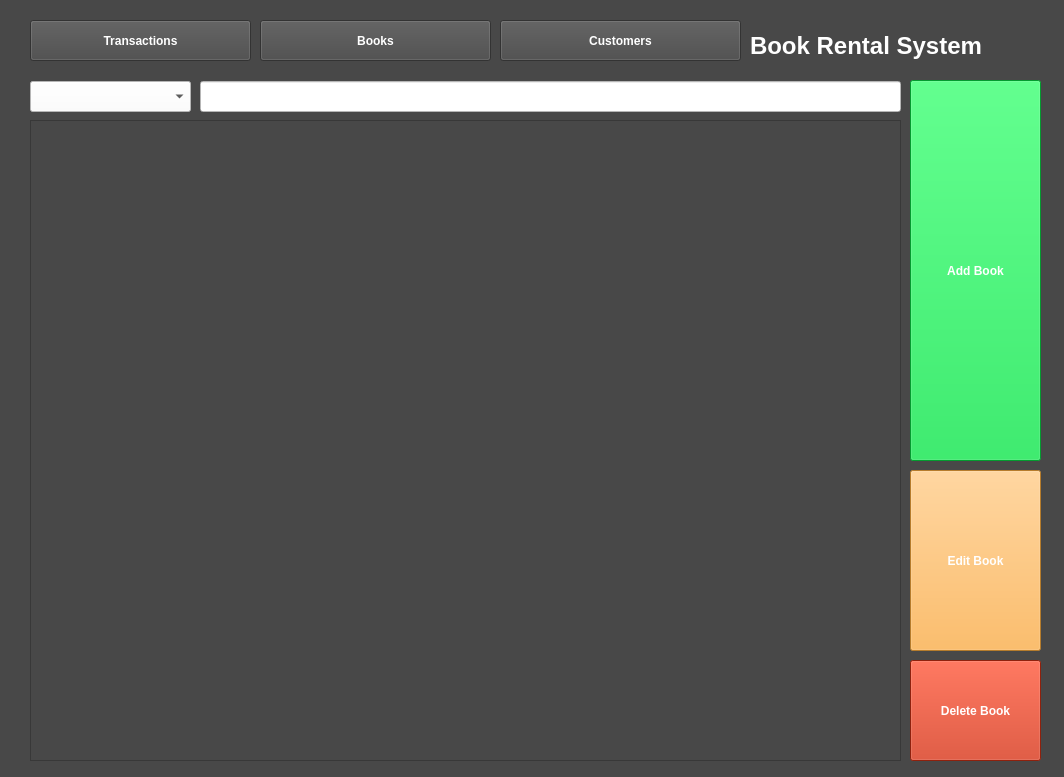
<?xml version="1.0" encoding="UTF-8"?>
<ui version="4.0">
 <class>MainWindow</class>
 <widget class="QMainWindow" name="MainWindow">
  <property name="geometry">
   <rect>
    <x>0</x>
    <y>0</y>
    <width>1064</width>
    <height>777</height>
   </rect>
  </property>
  <property name="windowTitle">
   <string>MainWindow</string>
  </property>
  <property name="styleSheet">
   <string notr="true">background:rgb(72, 72, 72)</string>
  </property>
  <widget class="QWidget" name="centralwidget">
   <widget class="QStackedWidget" name="stackedWidget">
    <property name="geometry">
     <rect>
      <x>20</x>
      <y>80</y>
      <width>1031</width>
      <height>691</height>
     </rect>
    </property>
    <property name="styleSheet">
     <string notr="true"/>
    </property>
    <property name="frameShape">
     <enum>QFrame::NoFrame</enum>
    </property>
    <property name="frameShadow">
     <enum>QFrame::Plain</enum>
    </property>
    <property name="currentIndex">
     <number>1</number>
    </property>
    <widget class="QWidget" name="home">
     <widget class="QTableWidget" name="borrowedbookstable">
      <property name="geometry">
       <rect>
        <x>10</x>
        <y>40</y>
        <width>871</width>
        <height>641</height>
       </rect>
      </property>
     </widget>
     <widget class="QPushButton" name="rentbtn">
      <property name="geometry">
       <rect>
        <x>890</x>
        <y>0</y>
        <width>131</width>
        <height>301</height>
       </rect>
      </property>
      <property name="font">
       <font>
        <family>Nirmala UI</family>
        <pointsize>9</pointsize>
        <weight>75</weight>
        <bold>true</bold>
       </font>
      </property>
      <property name="styleSheet">
       <string notr="true">background-color:rgb(6, 217, 66);
color:white;</string>
      </property>
      <property name="text">
       <string>Rent</string>
      </property>
     </widget>
     <widget class="QPushButton" name="returnbtn">
      <property name="geometry">
       <rect>
        <x>890</x>
        <y>310</y>
        <width>131</width>
        <height>221</height>
       </rect>
      </property>
      <property name="font">
       <font>
        <family>Nirmala UI</family>
        <pointsize>9</pointsize>
        <weight>75</weight>
        <bold>true</bold>
       </font>
      </property>
      <property name="styleSheet">
       <string notr="true">background-color:rgb(10, 40, 147);
color:white;</string>
      </property>
      <property name="text">
       <string>Return</string>
      </property>
     </widget>
     <widget class="QPushButton" name="reservebtn">
      <property name="geometry">
       <rect>
        <x>890</x>
        <y>540</y>
        <width>131</width>
        <height>141</height>
       </rect>
      </property>
      <property name="font">
       <font>
        <family>Nirmala UI</family>
        <pointsize>9</pointsize>
        <weight>75</weight>
        <bold>true</bold>
       </font>
      </property>
      <property name="styleSheet">
       <string notr="true">background-color:rgb(255, 174, 61);
color: white;</string>
      </property>
      <property name="text">
       <string>Reserve</string>
      </property>
     </widget>
     <widget class="QComboBox" name="transactioncbox">
      <property name="geometry">
       <rect>
        <x>10</x>
        <y>1</y>
        <width>161</width>
        <height>31</height>
       </rect>
      </property>
      <property name="styleSheet">
       <string notr="true"> background: white</string>
      </property>
     </widget>
     <widget class="QLineEdit" name="transactionsearch">
      <property name="geometry">
       <rect>
        <x>180</x>
        <y>1</y>
        <width>701</width>
        <height>31</height>
       </rect>
      </property>
      <property name="styleSheet">
       <string notr="true"> background: white</string>
      </property>
     </widget>
    </widget>
    <widget class="QWidget" name="book">
     <widget class="QTableWidget" name="booktable">
      <property name="geometry">
       <rect>
        <x>10</x>
        <y>40</y>
        <width>871</width>
        <height>641</height>
       </rect>
      </property>
     </widget>
     <widget class="QPushButton" name="addbookbtn">
      <property name="geometry">
       <rect>
        <x>890</x>
        <y>0</y>
        <width>131</width>
        <height>381</height>
       </rect>
      </property>
      <property name="font">
       <font>
        <family>Nirmala UI</family>
        <pointsize>9</pointsize>
        <weight>75</weight>
        <bold>true</bold>
       </font>
      </property>
      <property name="styleSheet">
       <string notr="true">background-color:rgb(6, 217, 66);
color:white;</string>
      </property>
      <property name="text">
       <string>Add Book</string>
      </property>
     </widget>
     <widget class="QPushButton" name="deleteboobtn">
      <property name="geometry">
       <rect>
        <x>890</x>
        <y>580</y>
        <width>131</width>
        <height>101</height>
       </rect>
      </property>
      <property name="font">
       <font>
        <family>Nirmala UI</family>
        <pointsize>9</pointsize>
        <weight>75</weight>
        <bold>true</bold>
       </font>
      </property>
      <property name="styleSheet">
       <string notr="true">background-color:rgb(200, 46, 18);
color:white;</string>
      </property>
      <property name="text">
       <string>Delete Book</string>
      </property>
     </widget>
     <widget class="QPushButton" name="editbookbtn">
      <property name="geometry">
       <rect>
        <x>890</x>
        <y>390</y>
        <width>131</width>
        <height>181</height>
       </rect>
      </property>
      <property name="font">
       <font>
        <family>Nirmala UI</family>
        <pointsize>9</pointsize>
        <weight>75</weight>
        <bold>true</bold>
       </font>
      </property>
      <property name="styleSheet">
       <string notr="true">background-color:rgb(255, 174, 61);
color:white;</string>
      </property>
      <property name="text">
       <string>Edit Book</string>
      </property>
     </widget>
     <widget class="QComboBox" name="bookcbox">
      <property name="geometry">
       <rect>
        <x>10</x>
        <y>1</y>
        <width>161</width>
        <height>31</height>
       </rect>
      </property>
      <property name="styleSheet">
       <string notr="true"> background: white</string>
      </property>
     </widget>
     <widget class="QLineEdit" name="booksearch">
      <property name="geometry">
       <rect>
        <x>180</x>
        <y>1</y>
        <width>701</width>
        <height>31</height>
       </rect>
      </property>
      <property name="styleSheet">
       <string notr="true"> background: white</string>
      </property>
     </widget>
    </widget>
    <widget class="QWidget" name="customer">
     <widget class="QPushButton" name="editcustomerbtn">
      <property name="geometry">
       <rect>
        <x>890</x>
        <y>390</y>
        <width>131</width>
        <height>180</height>
       </rect>
      </property>
      <property name="font">
       <font>
        <family>Nirmala UI</family>
        <pointsize>9</pointsize>
        <weight>75</weight>
        <bold>true</bold>
       </font>
      </property>
      <property name="styleSheet">
       <string notr="true">background-color:rgb(255, 174, 61);
color:white;</string>
      </property>
      <property name="text">
       <string>Edit Customer</string>
      </property>
     </widget>
     <widget class="QTableWidget" name="customertable">
      <property name="geometry">
       <rect>
        <x>10</x>
        <y>40</y>
        <width>871</width>
        <height>641</height>
       </rect>
      </property>
     </widget>
     <widget class="QPushButton" name="deletecustomerbtn">
      <property name="geometry">
       <rect>
        <x>890</x>
        <y>580</y>
        <width>131</width>
        <height>100</height>
       </rect>
      </property>
      <property name="font">
       <font>
        <family>Nirmala UI</family>
        <pointsize>9</pointsize>
        <weight>75</weight>
        <bold>true</bold>
       </font>
      </property>
      <property name="styleSheet">
       <string notr="true">background-color:rgb(200, 46, 18);
color:white;</string>
      </property>
      <property name="text">
       <string>Delete Customer</string>
      </property>
     </widget>
     <widget class="QPushButton" name="addcustomerbtn">
      <property name="geometry">
       <rect>
        <x>890</x>
        <y>0</y>
        <width>131</width>
        <height>381</height>
       </rect>
      </property>
      <property name="font">
       <font>
        <family>Nirmala UI</family>
        <pointsize>9</pointsize>
        <weight>75</weight>
        <bold>true</bold>
       </font>
      </property>
      <property name="styleSheet">
       <string notr="true">background-color:rgb(6, 217, 66);
color:white;</string>
      </property>
      <property name="text">
       <string>Add Customer</string>
      </property>
     </widget>
     <widget class="QLineEdit" name="customersearch">
      <property name="geometry">
       <rect>
        <x>180</x>
        <y>1</y>
        <width>701</width>
        <height>31</height>
       </rect>
      </property>
      <property name="styleSheet">
       <string notr="true"> background: white</string>
      </property>
     </widget>
     <widget class="QComboBox" name="customercbox">
      <property name="geometry">
       <rect>
        <x>10</x>
        <y>1</y>
        <width>161</width>
        <height>31</height>
       </rect>
      </property>
      <property name="styleSheet">
       <string notr="true"> background: white</string>
      </property>
     </widget>
    </widget>
   </widget>
   <widget class="QPushButton" name="homebutton">
    <property name="geometry">
     <rect>
      <x>30</x>
      <y>20</y>
      <width>221</width>
      <height>41</height>
     </rect>
    </property>
    <property name="font">
     <font>
      <family>Nirmala UI</family>
      <pointsize>9</pointsize>
      <weight>75</weight>
      <bold>true</bold>
     </font>
    </property>
    <property name="styleSheet">
     <string notr="true">background-color: rgb(72, 72, 72);
color:rgb(255, 255, 255);</string>
    </property>
    <property name="text">
     <string>Transactions</string>
    </property>
    <property name="flat">
     <bool>false</bool>
    </property>
   </widget>
   <widget class="QPushButton" name="bookbutton">
    <property name="geometry">
     <rect>
      <x>260</x>
      <y>20</y>
      <width>231</width>
      <height>41</height>
     </rect>
    </property>
    <property name="font">
     <font>
      <family>Nirmala UI</family>
      <pointsize>9</pointsize>
      <weight>75</weight>
      <bold>true</bold>
     </font>
    </property>
    <property name="styleSheet">
     <string notr="true">background-color: rgb(72, 72, 72);
color:rgb(255, 255, 255);</string>
    </property>
    <property name="text">
     <string>Books</string>
    </property>
   </widget>
   <widget class="QPushButton" name="customerbutton">
    <property name="geometry">
     <rect>
      <x>500</x>
      <y>20</y>
      <width>241</width>
      <height>41</height>
     </rect>
    </property>
    <property name="font">
     <font>
      <family>Nirmala UI</family>
      <pointsize>9</pointsize>
      <weight>75</weight>
      <bold>true</bold>
     </font>
    </property>
    <property name="styleSheet">
     <string notr="true">background-color: rgb(72, 72, 72);
color:rgb(255, 255, 255);</string>
    </property>
    <property name="text">
     <string>Customers</string>
    </property>
   </widget>
   <widget class="QLabel" name="label">
    <property name="geometry">
     <rect>
      <x>750</x>
      <y>20</y>
      <width>301</width>
      <height>51</height>
     </rect>
    </property>
    <property name="font">
     <font>
      <pointsize>18</pointsize>
      <weight>75</weight>
      <bold>true</bold>
     </font>
    </property>
    <property name="styleSheet">
     <string notr="true">color: white
</string>
    </property>
    <property name="text">
     <string>Book Rental System</string>
    </property>
   </widget>
  </widget>
 </widget>
 <resources/>
 <connections/>
</ui>
